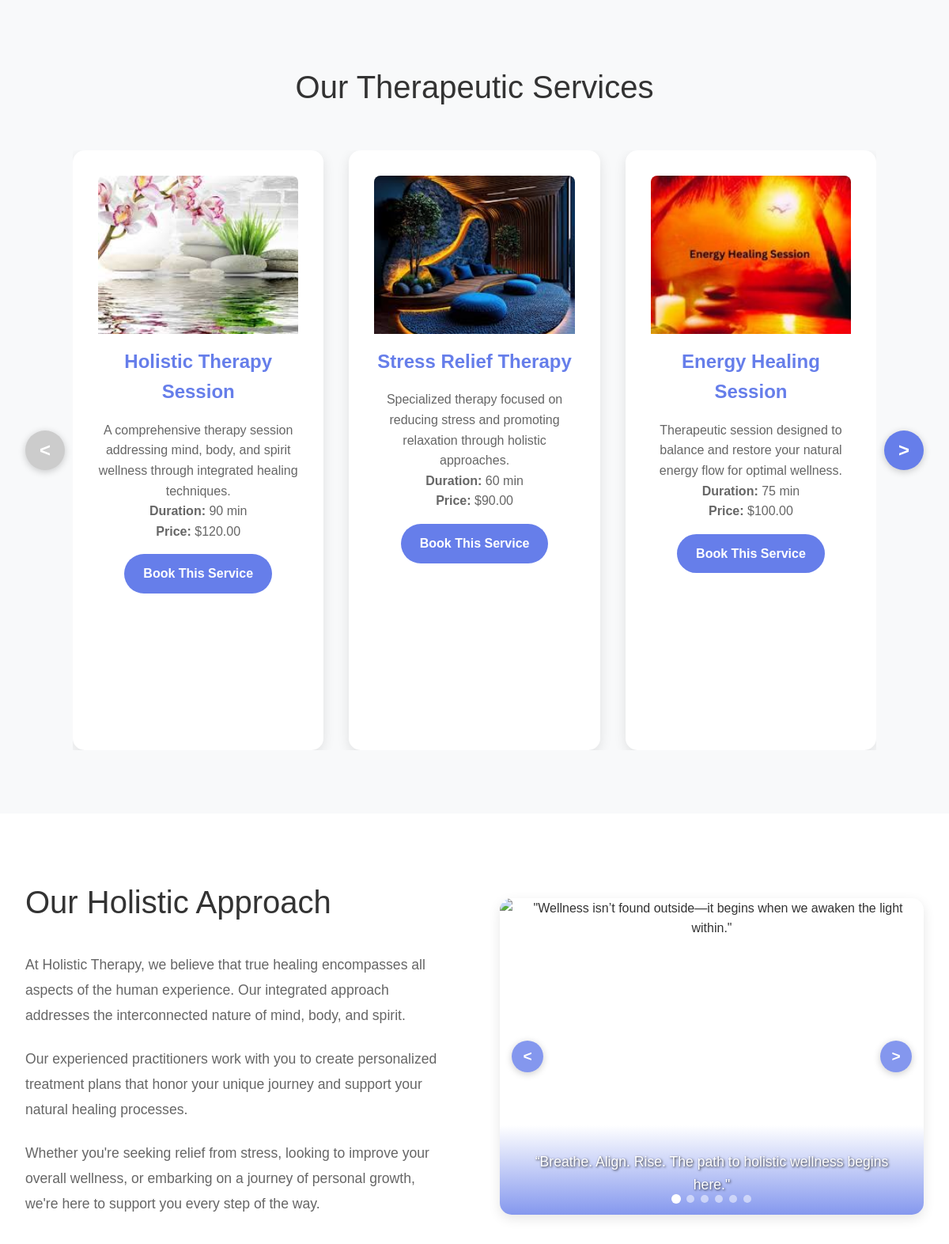
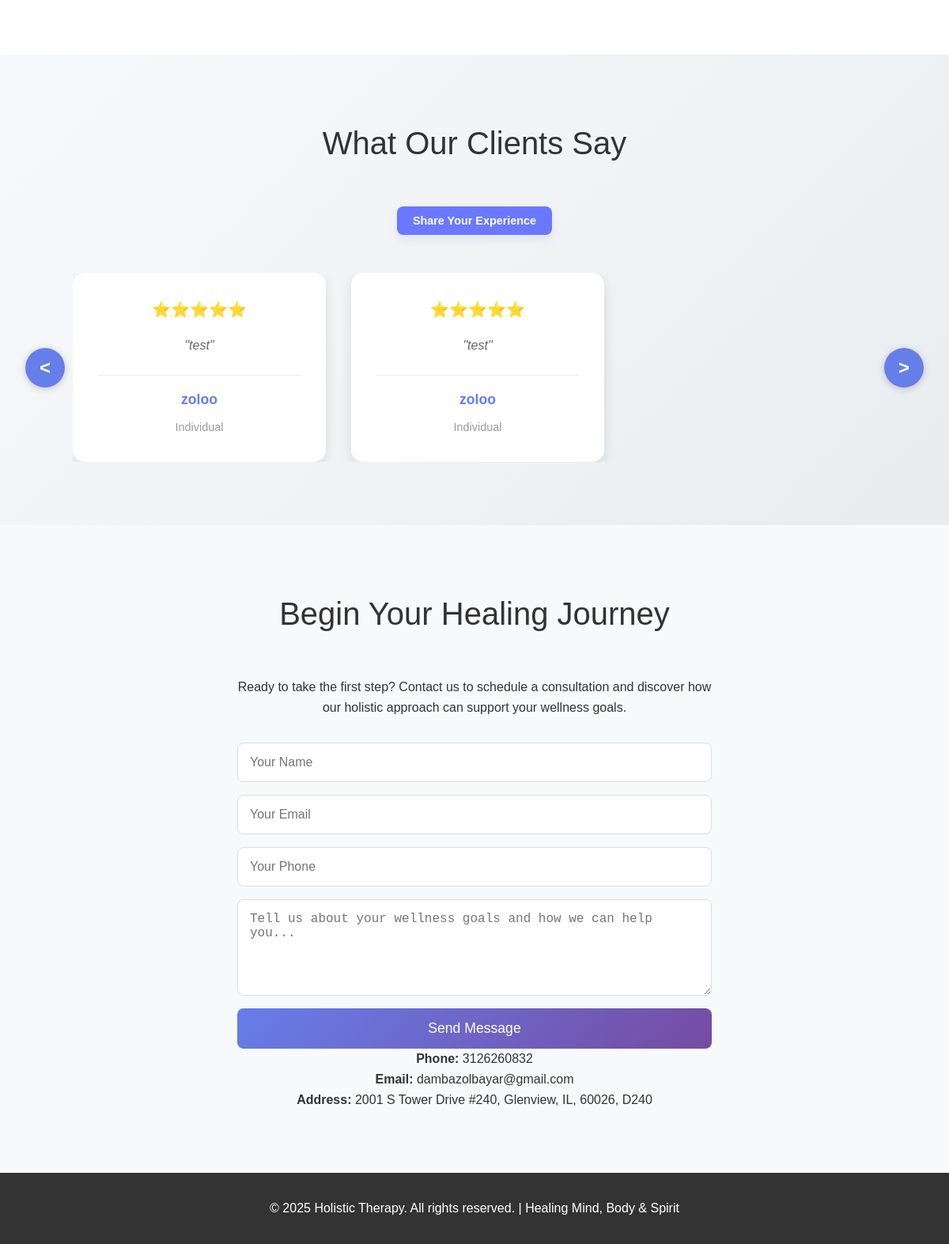
Before: / (lower part) with the older database file (2 pictures, top to bottom).
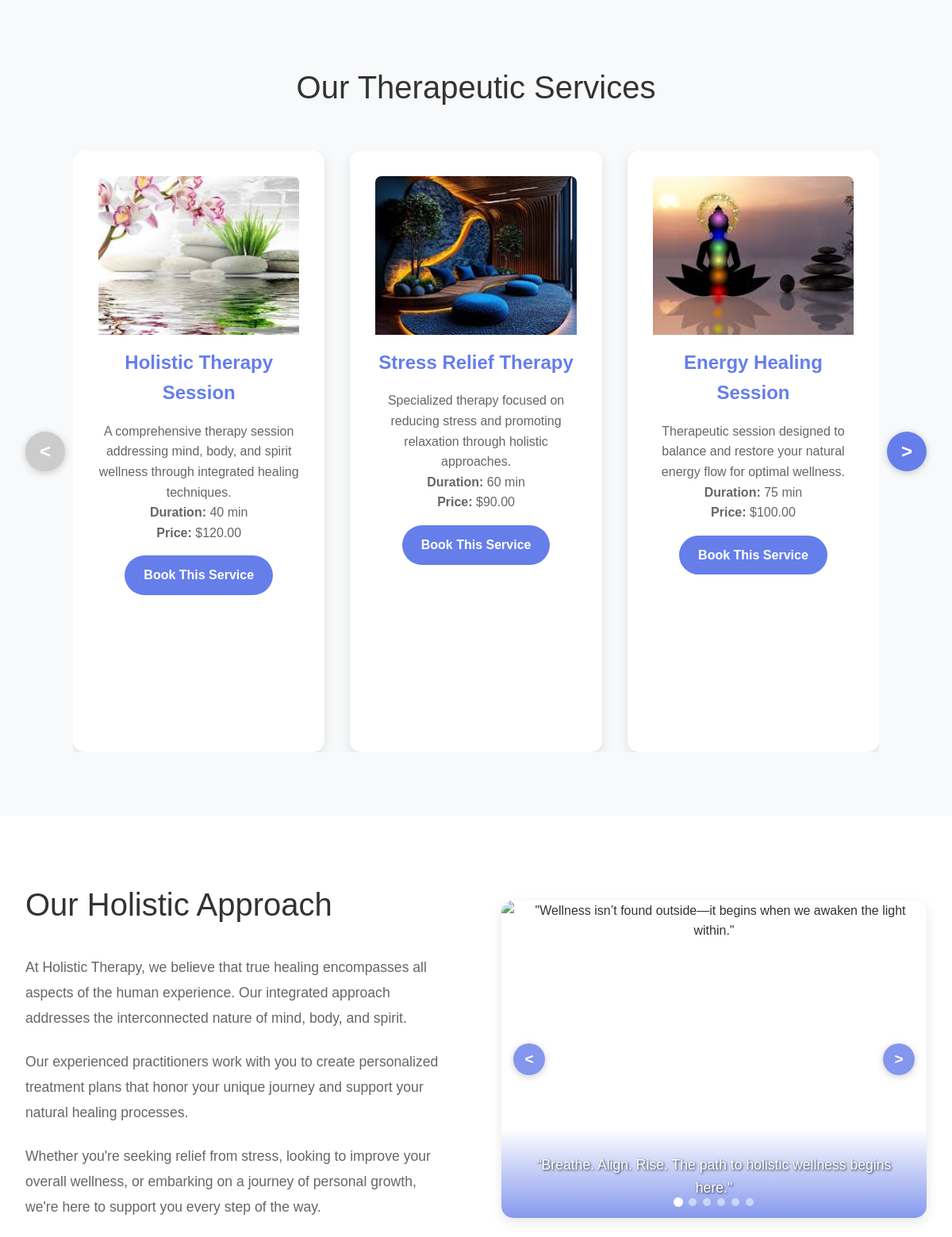
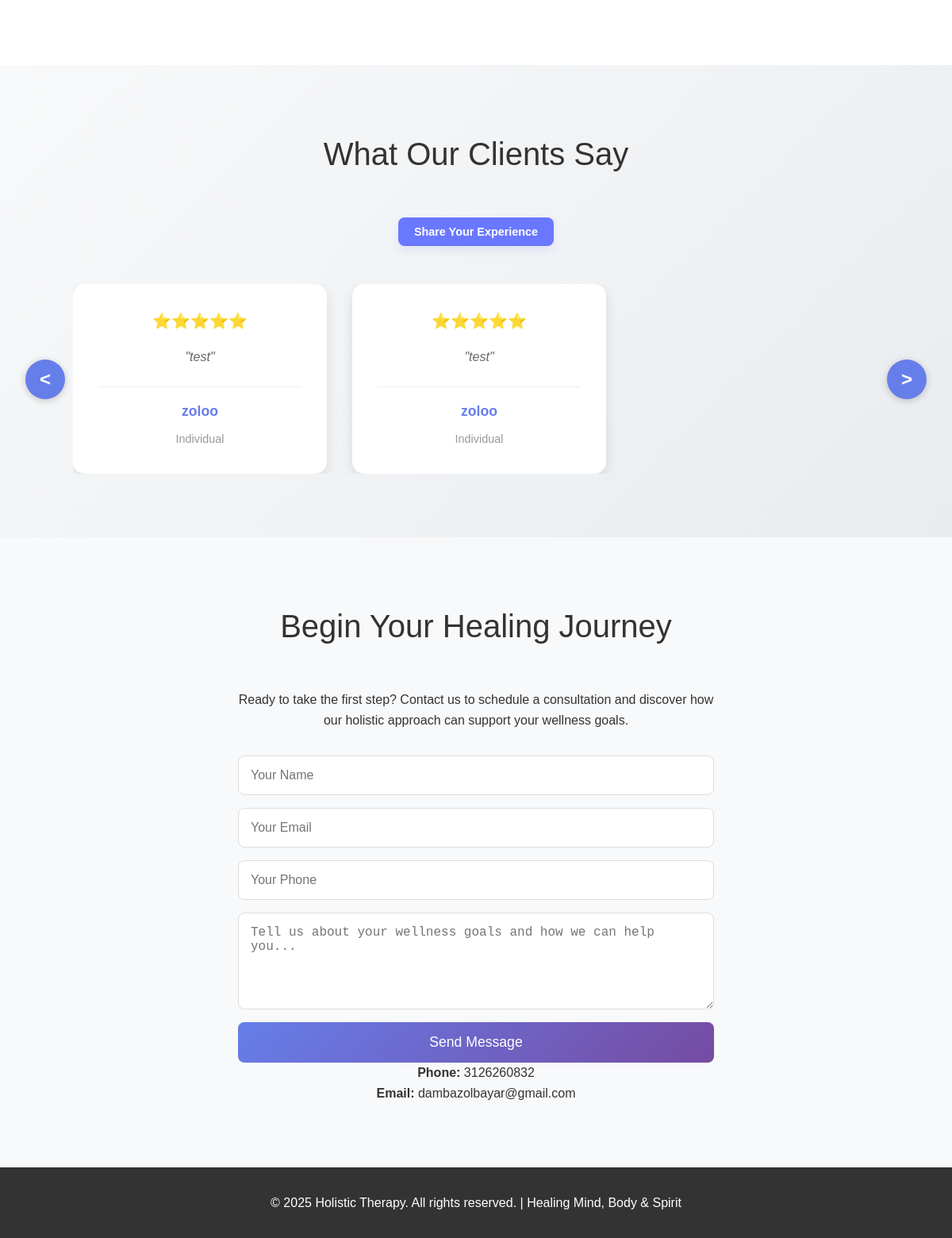
After: the same page with the newer database file (2 pictures, top to bottom).
### db/models.py (models this page shows, shortened)
class Service(db.Model):
    __tablename__ = "services"
    id = db.Column(db.Integer, primary_key=True)
    name = db.Column(db.String(100), nullable=False)
    description = db.Column(db.Text, nullable=True)
    price = db.Column(db.Float, nullable=False)
    duration = db.Column(db.Integer, nullable=False)  # Duration in minutes
    image_path = db.Column(db.String(255), nullable=True)  # Path to service image
    language = db.Column(db.String(3), nullable=False, default='ENG')  # ENG or MON

class SiteSetting(db.Model):
    __tablename__ = "site_settings"
    __table_args__ = (
        db.UniqueConstraint('key', 'language', name='uq_site_settings_key_language'),
    )
    id = db.Column(db.Integer, primary_key=True)
    key = db.Column(db.String(100), nullable=False)
    value = db.Column(db.Text, nullable=True)
    description = db.Column(db.String(255), nullable=True)
    language = db.Column(db.String(3), nullable=False, default='ENG')  # ENG or MON
    created_at = db.Column(db.DateTime, default=db.func.now())
    updated_at = db.Column(db.DateTime, default=db.func.now(), onupdate=db.func.now())

### routes/main.py (the view)
@main_bp.route('/')
def home():
    current_language = request.args.get('lang', 'ENG')
    if current_language not in ['ENG', 'MON']:
        current_language = 'ENG'
    services = Service.query.filter_by(language=current_language).all()
    settings = get_site_settings(current_language)
    testimonials = get_approved_testimonials()
    about_images = AboutImage.query.filter_by(is_active=True).order_by(AboutImage.sort_order).all()
    return render_template('home.html',
                         services=services,
                         settings=settings,
                         testimonials=testimonials,
                         about_images=about_images,
                         current_language=current_language)

### db/models.py (called while the page is built)
    def get_star_display(self):
        return "⭐" * self.rating

### routes/testimony.py (called while the page is built)
def get_approved_testimonials():
    return Testimonial.query.filter_by(is_approved=True).order_by(Testimonial.created_at.desc()).all()

### templates/home.html (shortened to what the changed rows need)
<!DOCTYPE html>
<html lang="en">
<head>
    <link rel="stylesheet" href="{{ url_for('static', filename='styles.css') }}">
</head>
<body>
    <main class="main-content">
        <section class="services" id="services">
            <div class="container">
                <h2 class="section-title">Our Therapeutic Services</h2>
                <div class="services-carousel">
                    <div class="services-container">
                        <div class="services-grid" id="services-grid">
                            {% for service in services %}
                            <div class="service-card">
                                {% if service.image_path %}
                                <div class="service-image">
                                    <img src="{{ url_for('static', filename=service.image_path) }}" alt="{{ service.name }}">
                                </div>
                                {% else %}
                                <div class="service-icon">🧘‍♀️</div>
                                {% endif %}
                                <h3>{{ service.name }}</h3>
                                <p>{{ service.description }}</p>
                                <p><strong>Duration:</strong> {{ service.duration }} min</p>
                                <p><strong>Price:</strong> ${{ '%.2f'|format(service.price) }}</p>
                                <a href="{{ url_for('booking_bp.booking_page') }}" class="service-book-btn">Book This Service</a>
                            </div>
                            {% endfor %}
                        </div>
                    </div>
                </div>
            </div>
        </section>
        <section class="about" id="about">
            <div class="container">
                <div class="about-content">
                    <div class="about-text">
                        <h2>{{ settings.get('about_title', 'Our Holistic Approach') }}</h2>
                    </div>
                </div>
            </div>
        </section>
        <section class="testimonials" id="testimonials">
            <div class="container">
                <h2 class="section-title">What Our Clients Say</h2>
            </div>
        </section>
        <section class="contact" id="contact">
            <div class="container">
                <div class="contact-content">
                    <h2 class="section-title">{{ settings.get('contact_title', 'Begin Your Healing Journey') }}</h2>
                    {% if settings.get('business_phone') or settings.get('business_email') or settings.get('business_address') %}
                    <div class="contact-info mt-4">
                        {% if settings.get('business_phone') %}
                        <p><strong>Phone:</strong> {{ settings.get('business_phone') }}</p>
                        {% endif %}
                        {% if settings.get('business_email') %}
                        <p><strong>Email:</strong> {{ settings.get('business_email') }}</p>
                        {% endif %}
                        {% if settings.get('business_address') %}
                        <p><strong>Address:</strong> {{ settings.get('business_address') }}</p>
                        {% endif %}
                    </div>
                    {% endif %}
                </div>
            </div>
        </section>
    </main>
</body>
</html>

Changed rows visible on the page:
no longer on this page (row edited): SiteSetting: get "2001 S Tower Drive #240, Glenview, IL, 60026, D240"
changed Service "Holistic Therapy Session": duration "90" → "40"
changed Service "Energy Healing Session": image_path: a different picture
Other visible differences:
text no longer shown: "Address:"
